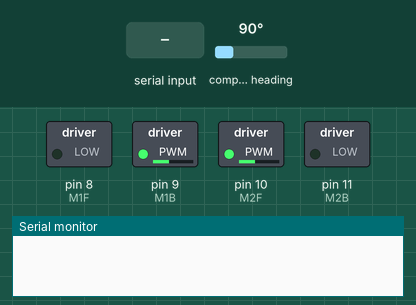
This sketch was run on a simulated Arduino Mega 2560, built with avr-gcc and run on an emulated ATmega2560. On the bench: switched loads named in the sketch (green lamp = pin HIGH), the last lines printed to the serial monitor. Wiring (inferred from the names in the program): HMC5883L compass at I2C address 0x1E. The inputs (shaded band) are chosen by the test bench; at power-on: compass heading 90°.

Above: at 1.2 s.
1.3 s: "3" received over the second serial link
At 2.5 s:
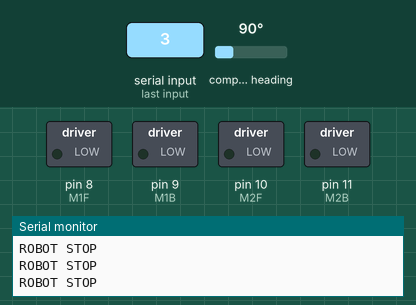
2.8 s: "4" received over the second serial link
At 3.9 s:
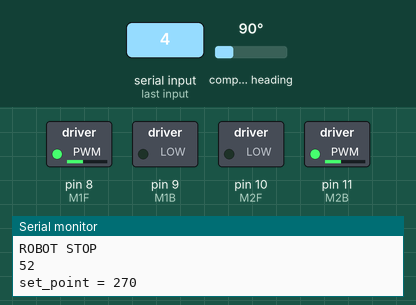
4.3 s: "5" received over the second serial link
At 5.4 s:
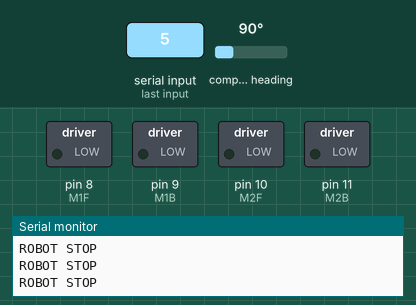
Timing chart, 0 to 7.3 s (numbered marks = the images above; inputs shaded):
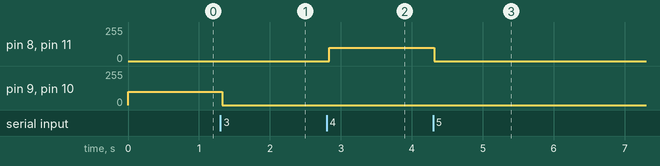

The sketch:

test1_robotino.ino
```cpp
// Reference the I2C Library
#include <Wire.h>
// Reference the HMC5883L Compass Library
#include <HMC5883L.h>
#include <Math.h>

// Store our compass as a variable.
HMC5883L compass;
// Record any errors that may occur in the compass.
int error = 0;
int set_point = 0;
int val = 0;

#define M1F 8
#define M1B 9
#define M2F 10
#define M2B 11

void setup() {
  // put your setup code here, to run once:
//pinMode(M1F, OUTPUT);
//pinMode(M1B, OUTPUT);
//pinMode(M2F, OUTPUT);
//pinMode(M2B, OUTPUT);

Serial.begin(9600);
Serial3.begin(9600);

Wire.begin(); // Start the I2C interface.
compass = HMC5883L(); // Construct a new HMC5883 compass.
error = compass.SetScale(1.3); // Set the scale of the compass.

error = compass.SetMeasurementMode(Measurement_Continuous); // Set the measurement mode to Continuous
}

void loop() {

     if(Serial3.available()) {
      // get the new byte:

     int inChar = (char)Serial3.read();
     Serial.println(inChar);

      if (inChar == 49) {
      Serial.println("set_point = 0");
      set_point = 40;
      val = 0;
      }
      else if (inChar == 50){
      Serial.println("set_point = 90");
      set_point = 90;
      val = 0;
      }
      else if (inChar == 51){
      Serial.println("set_point = 180");
      set_point = 180;
      val = 0;
      }
      else if (inChar == 52){
      Serial.println("set_point = 270");
      set_point = 270;
      val = 0;

      }
      else if (inChar == 53){
      Serial.println("set_point = 300");
      val = 300;

      }
    }

  MagnetometerRaw raw = compass.ReadRawAxis();
  // Retrived the scaled values from the compass (scaled to the configured scale).
  MagnetometerScaled scaled = compass.ReadScaledAxis();

  // Values are accessed like so:
  int MilliGauss_OnThe_XAxis = scaled.XAxis;// (or YAxis, or ZAxis)

  // Calculate heading when the magnetometer is level, then correct for signs of axis.
  float heading = atan2(scaled.YAxis, scaled.XAxis);

  float declinationAngle = 0.0457;
  heading += declinationAngle;

  // Correct for when signs are reversed.
  if(heading < 0)
    heading += 2*PI;

  // Check for wrap due to addition of declination.
  if(heading > 2*PI)
    heading -= 2*PI;

  // Convert radians to degrees for readability.
  float headingDegrees = heading * 180/M_PI;

  error = abs(set_point - headingDegrees);
  if(error < 5) {
    val=300; //Se considera una tolerancia de 5°
    Serial3.println("LLego");
  }
  else{
     Serial3.println(headingDegrees);
  }


 if(headingDegrees < set_point && val!=300){
  Serial3.print("derecha  ");
  analogWrite(M1F,100);
  analogWrite(M1B,0);
  analogWrite(M2F,0);
  analogWrite(M2B,100);
 }

 else if(headingDegrees > set_point && val!=300){
  Serial3.print("izquierda  ");
  analogWrite(M1F,0);
  analogWrite(M1B,100);
  analogWrite(M2F,100);
  analogWrite(M2B,0);
 }
 else{
  Serial.println("ROBOT STOP");
  analogWrite(M1F,0);
  analogWrite(M1B,0);
  analogWrite(M2F,0);
  analogWrite(M2B,0);
  }

}
```

Measured:
- after the input at 1.3 s, pin 9 (M1B), pin 10 (M2F): 100/255 → 0/255 at once
- after the input at 2.8 s, pin 8 (M1F), pin 11 (M2B): 0/255 → 100/255 at once
- after the input at 4.3 s, pin 8 (M1F), pin 11 (M2B): 100/255 → 0/255 at once
